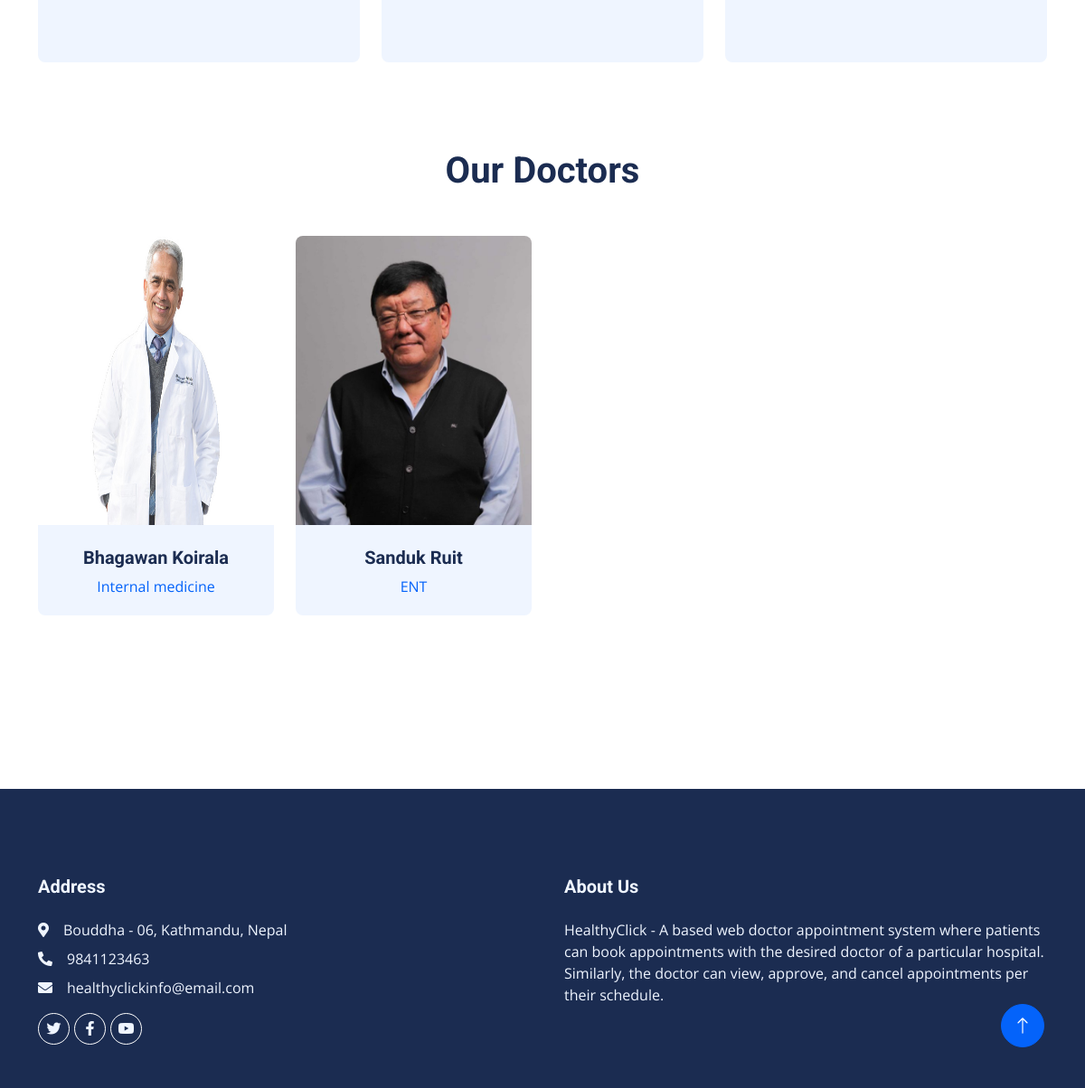
The app's page / (lower part), older data.
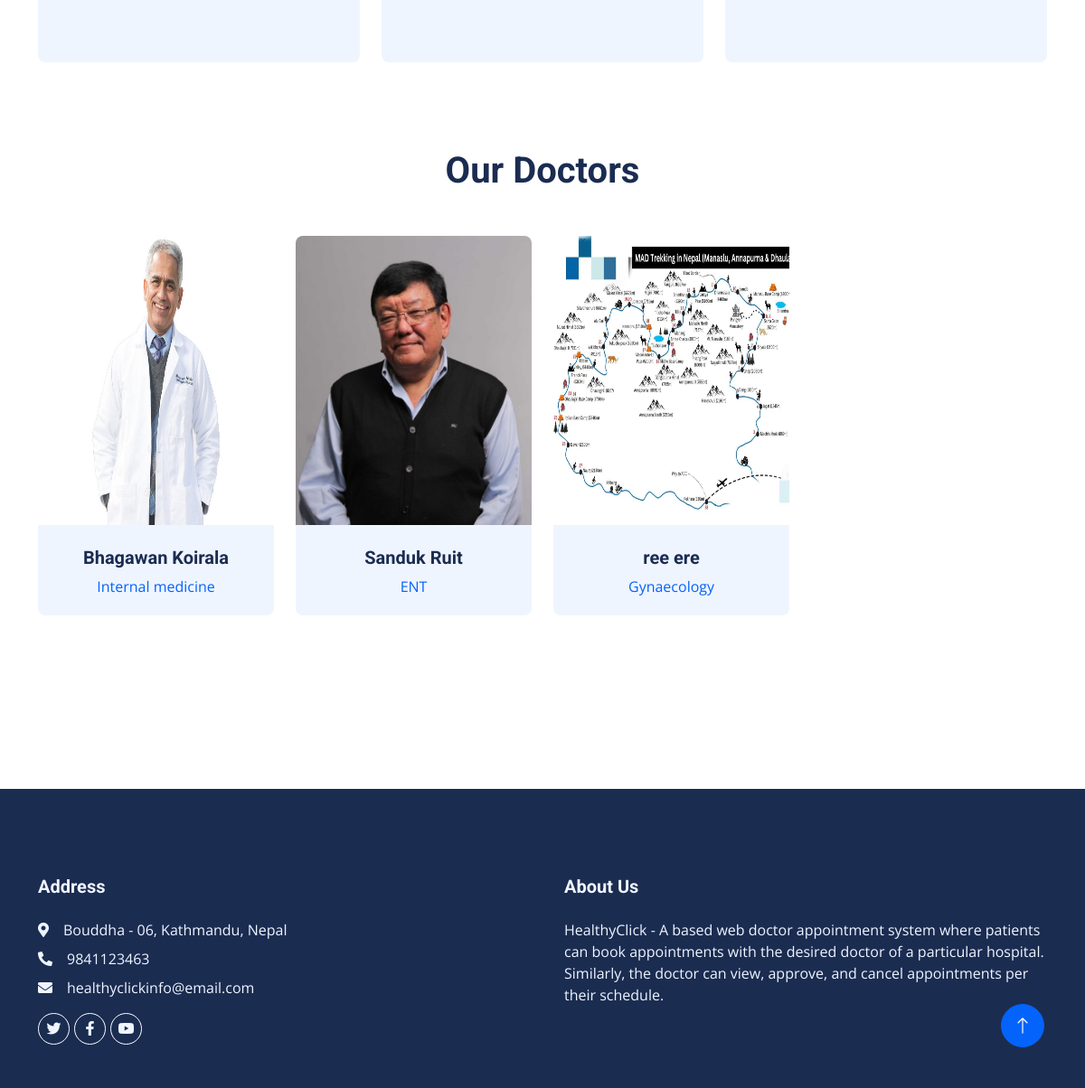
The same page, newer data.
### dasapp/models.py (models this page shows, shortened)
class Page(models.Model):
    pagetitle = models.CharField(max_length=250)
    address = models.CharField(max_length=250)
    aboutus = models.TextField()
    email = models.EmailField(max_length=200)
    mobilenumber = models.IntegerField(default=0)
    created_at = models.DateTimeField(auto_now_add=True)
    updated_at = models.DateTimeField(auto_now=True)

class DoctorReg(models.Model):
    admin = models.OneToOneField(CustomUser, on_delete=models.CASCADE, null=True, blank=True)
    mobilenumber = models.CharField(max_length=11)
    specialization_id = models.ForeignKey(Specialization, on_delete=models.CASCADE)
    regdate_at = models.DateTimeField(auto_now_add=True)
    updated_at = models.DateTimeField(auto_now=True)

class CustomUser(AbstractUser):
    USER = {
        (1, "admin"),
        (2, "doc"),
    }
    user_type = models.CharField(choices=USER, max_length=50, default=1)
    profile_pic = models.ImageField(upload_to="profile_pics/", blank=True, null=True)

class Specialization(models.Model):
    sname = models.CharField(max_length=200)
    created_at = models.DateTimeField(auto_now_add=True)
    updated_at = models.DateTimeField(auto_now=True)

### docappsystem/userviews.py (the view)
# urls.py: path("", userviews.Index, name="index"),
def Index(request):
    doctorview = DoctorReg.objects.all()
    page = Page.objects.all()
    context = {
        "doctorview": doctorview,
        "page": page,
    }
    return render(request, "index.html", context)

### templates/index.html (shortened to what this page needs)
{% extends 'userbase.html' %}
{% load static %}
{% block content %}
                {% for i in page %}
<div class="container-xxl py-5">
    <div class="container">
        <div class="row g-4">
            <div class="col-lg-4 col-md-6 wow fadeInUp" data-wow-delay="0.1s">
                <div class="service-item bg-light rounded h-100 p-5">
                </div>
            </div>
            <div class="col-lg-4 col-md-6 wow fadeInUp" data-wow-delay="0.3s">
                <div class="service-item bg-light rounded h-100 p-5">
                </div>
            </div>
            <div class="col-lg-4 col-md-6 wow fadeInUp" data-wow-delay="0.5s">
                <div class="service-item bg-light rounded h-100 p-5">
                </div>
            </div>
        </div>
    </div>
</div>
<div class="container-xxl py-5">
    <div class="container">
        <div class="text-center mx-auto mb-5 wow fadeInUp" data-wow-delay="0.1s" style="max-width: 600px;">
            <h1>Our Doctors</h1>
        </div>
        <div class="row g-4">
            {% for i in doctorview %}
            <div class="col-lg-3 col-md-6 wow fadeInUp" data-wow-delay="0.1s">
                <div class="team-item position-relative rounded overflow-hidden">
                    <div class="overflow-hidden">
                        <img src="{{i.admin.profile_pic.url}}" alt="" width="300" height="320">
                    </div>
                    <div class="team-text bg-light text-center p-4">
                        <h5>{{i.admin.first_name }} {{ i.admin.last_name}}</h5>
                        <p class="text-primary">{{i.specialization_id.sname}}</p>
                    </div>
                </div>
            </div>{% endfor %}
        </div>
    </div>
</div>
<div class="container-xxl py-5">
         {% endfor %}
    </div>
{% endblock %}

### templates/userincludes/footer.html
{% load static %}
<div class="container-fluid bg-dark text-light footer mt-5 pt-5 wow fadeIn" data-wow-delay="0.1s">
    <div class="container py-5">
        <div class="row g-5">
            <div class="col-lg-6 col-md-6">
                <h5 class="text-light mb-4">Address</h5>
                {% for i in page %}
                <p class="mb-2"><i class="fa fa-map-marker-alt me-3"></i>{{i.address}}</p>
                <p class="mb-2"><i class="fa fa-phone-alt me-3"></i>{{i.mobilenumber}}</p>
                <p class="mb-2"><i class="fa fa-envelope me-3"></i>{{i.email}}</p>{% endfor %}
                <div class="d-flex pt-2">
                    <a class="btn btn-outline-light btn-social rounded-circle" href=""><i class="fab fa-twitter"></i></a>
                    <a class="btn btn-outline-light btn-social rounded-circle" href=""><i class="fab fa-facebook-f"></i></a>
                    <a class="btn btn-outline-light btn-social rounded-circle" href=""><i class="fab fa-youtube"></i></a>
                </div>
            </div>
            <div class="col-lg-6 col-md-6">
                <h5 class="text-light mb-4">About Us</h5>
                {% for i in page %}
                {{ i.aboutus }}{% endfor %}
            </div>
        </div>
    </div>
</div>
<a href="#" class="btn btn-lg btn-primary btn-lg-square rounded-circle back-to-top"><i class="bi bi-arrow-up"></i></a>

Row changes from the older to the newer data that the page shows:
added DoctorReg: admin.profile_pic (picture), admin.first_name "ree", admin.last_name "ere", specialization_id.sname "Gynaecology"
